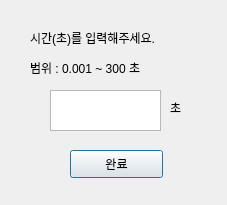
<?xml version="1.0" encoding="UTF-8"?>
<ui version="4.0">
 <class>Dialog</class>
 <widget class="QDialog" name="Dialog">
  <property name="geometry">
   <rect>
    <x>0</x>
    <y>0</y>
    <width>227</width>
    <height>205</height>
   </rect>
  </property>
  <property name="windowTitle">
   <string>Dialog</string>
  </property>
  <widget class="QLabel" name="label">
   <property name="geometry">
    <rect>
     <x>30</x>
     <y>30</y>
     <width>181</width>
     <height>16</height>
    </rect>
   </property>
   <property name="text">
    <string>시간(초)를 입력해주세요.</string>
   </property>
  </widget>
  <widget class="QLabel" name="label_2">
   <property name="geometry">
    <rect>
     <x>30</x>
     <y>60</y>
     <width>181</width>
     <height>16</height>
    </rect>
   </property>
   <property name="text">
    <string>범위 : 0.001 ~ 300 초</string>
   </property>
  </widget>
  <widget class="QPlainTextEdit" name="plainTextEdit">
   <property name="geometry">
    <rect>
     <x>50</x>
     <y>90</y>
     <width>111</width>
     <height>41</height>
    </rect>
   </property>
  </widget>
  <widget class="QLabel" name="label_3">
   <property name="geometry">
    <rect>
     <x>170</x>
     <y>100</y>
     <width>64</width>
     <height>15</height>
    </rect>
   </property>
   <property name="text">
    <string>초</string>
   </property>
  </widget>
  <widget class="QPushButton" name="btnComplete">
   <property name="geometry">
    <rect>
     <x>70</x>
     <y>150</y>
     <width>93</width>
     <height>28</height>
    </rect>
   </property>
   <property name="text">
    <string>완료</string>
   </property>
  </widget>
 </widget>
 <resources/>
 <connections/>
</ui>
